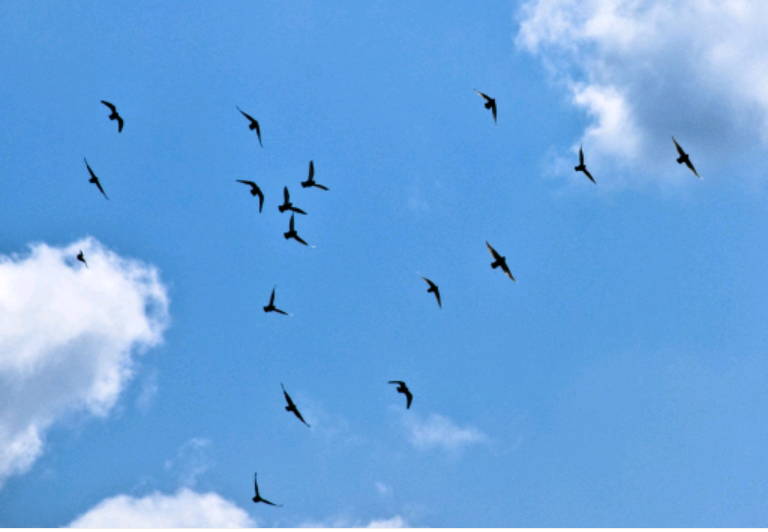
#> input picture Grayscale/Test_image.png, 768 x 532 px, found by its file name
$ python Bayes.py
#> lines starting #> are read from the running program, lines starting #| are printed output that depends on the picture
import os
import numpy as np
import cv2

def insert_data(coord_lst, img,flag,prior_term,likelihood_term):
    print("inside insert data")
    sky_count_tmp = 0
    cloud_count_tmp = 0
    bird_count_tmp = 0
    for i in range(0,len(coord_lst),2):
        xmin, ymin = int(coord_lst[i][0]), int(coord_lst[i][1])
        xmax, ymax = int(coord_lst[i+1][0]), int(coord_lst[i+1][1])
        buff = img[xmin:xmax,ymin:ymax]
        uniq,cls_count = np.unique(buff,return_counts=True)
        if flag== 'sky':
            likelihood_term[uniq,0] += list(cls_count)
            sky_count_tmp += int(buff.shape[0])*int(buff.shape[1])
        elif flag == 'cloud':
            likelihood_term[uniq,1] += list(cls_count)
            cloud_count_tmp += int(buff.shape[0]*buff.shape[1])
        elif flag == 'bird':
            likelihood_term[uniq,2] += list(cls_count)
            bird_count_tmp += int(buff.shape[0]*buff.shape[1])
    return likelihood_term,sky_count_tmp,cloud_count_tmp,bird_count_tmp


def get_prior_and_likelihood(curr_dir,flag,normalizing_term,prior_term,likelihood_term):
    param =list()
    coord_lst = []
    count = 0
    sky_count = 0
    cloud_count = 0
    bird_count = 0

    for filename in os.listdir(curr_dir):
        if filename == 'img1.png_grayscale.png':
            param.append(coord_lst)
            img = cv2.imread(curr_dir+"\\"+filename)
            img = cv2.cvtColor(img,cv2.COLOR_BGR2GRAY)
            img = cv2.resize(img,(img.shape[0],img.shape[0]))
            count+=int(img.shape[1]*img.shape[0])
            uniq,tmp_count=np.unique(img,return_counts=True)
            tmp_count = np.reshape(tmp_count,(tmp_count.shape[0],1))
            normalizing_term[uniq] = tmp_count

            cv2.imshow("image",img)
            cv2.setMouseCallback("image",click_event,param)
            cv2.waitKey()
            cv2.destroyAllWindows

            likelihood_term,sky_count, cloud_count, bird_count = insert_data(coord_lst,img,flag,prior_term,likelihood_term)
    return count,sky_count,cloud_count,bird_count,likelihood_term


def click_event(event, x, y, flags,param):
    if event == cv2.EVENT_LBUTTONDOWN:
        coord_dict = param[0]
        coord_dict.append([x,y])


'''
    * Prior: Probability that a pixel intensity appears throughout the image (255*1)
    * Likelihood: Probability that a pixel belongs to sky out of all the pixels (255*3)
    * Normalizing factor: total number of sky pixels/total number of pixels (3*1)
'''

def main():
    curr_dir = os.getcwd()+"\Grayscale"

    '''Initialise all the required variables'''
    count = 0
    sky_count = 0
    cloud_count = 0
    bird_count = 0
    normalizing_term = np.zeros(shape=(256,1))
    likelihood_term = np.zeros(shape=(256,3))
    prior_term = np.zeros(shape=(1,3))
    classes = ['sky','cloud','bird']
    print(np.amax(likelihood_term))

    #Get prior, likelihood and normalizing term
    for clas in classes:
        print("inside main loop")
        count,sky_count_tmp,cloud_count_tmp,bird_count_tmp,likelihood_term_tmp\
                = get_prior_and_likelihood(curr_dir,clas,normalizing_term,prior_term,likelihood_term)
        sky_count+=sky_count_tmp
        cloud_count+=cloud_count_tmp
        bird_count+=bird_count_tmp
        likelihood_term+=likelihood_term_tmp
    print(f"total count: {count}, sky count:{sky_count}, cloud count: {cloud_count}, bird count:{bird_count}\n")


    normalizing_term = normalizing_term / count
    likelihood_term[:,0] = likelihood_term[:,0] / sky_count
    likelihood_term[:,1] = likelihood_term[:,1] / cloud_count
    likelihood_term[:,2] = likelihood_term[:,2] / bird_count


    prior_term[:,0] = sky_count / count
    prior_term[:,1] = cloud_count / count
    prior_term[:,2] = bird_count / count


    '''
        calculate on test image
        Final probabilities
    '''
    test_img_path = os.getcwd()+"\Grayscale\Test_image.png"
    img_test = cv2.imread(test_img_path)
#> img_test is the input picture: shape (532, 768, 3); mean B, G, R 224.6, 164.9, 106
    img_test = cv2.cvtColor(img_test,cv2.COLOR_BGR2GRAY)
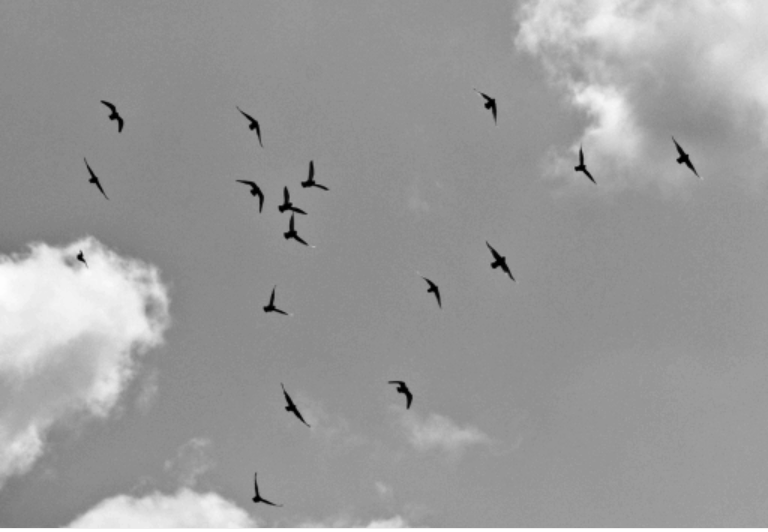
#> img_test: shape (532, 768); min 0, max 255, mean 154.1
    r,c = img_test.shape
#> r = 532; c = 768
    sky_prob = cloud_prob = bird_prob = np.zeros(shape=(r,c))

    '''Bayes function'''
    p_sky = np.vectorize(lambda val: (prior_term[0][0] * likelihood_term[val][0]) )
    p_cloud = np.vectorize(lambda val: (prior_term[0][1] * likelihood_term[val][1]))
    p_bird = np.vectorize(lambda val: (prior_term[0][2] * likelihood_term[val][2]))

    '''Calculate Bayesian probabilites'''
    sky_prob = p_sky(img_test)
#> sky_prob: shape (532, 768) float64; every value is NaN or infinite
    cloud_prob = p_cloud(img_test)
    bird_prob = p_bird(img_test)

    sky = ((sky_prob > cloud_prob) > bird_prob).astype(np.uint8)*1
#> sky: shape (532, 768); every value is 0
    cloud = ((cloud_prob > sky_prob) > bird_prob).astype(np.uint8)*50
    bird = ((bird_prob > cloud_prob) > sky_prob).astype(np.uint8)*200

    test_label = bird+sky+cloud
    test_label = test_label.astype(np.uint8)


    #cv2.imshow('test label',test_label)
    cv2.imshow('test label',cv2.applyColorMap(test_label,cv2.COLORMAP_HSV))
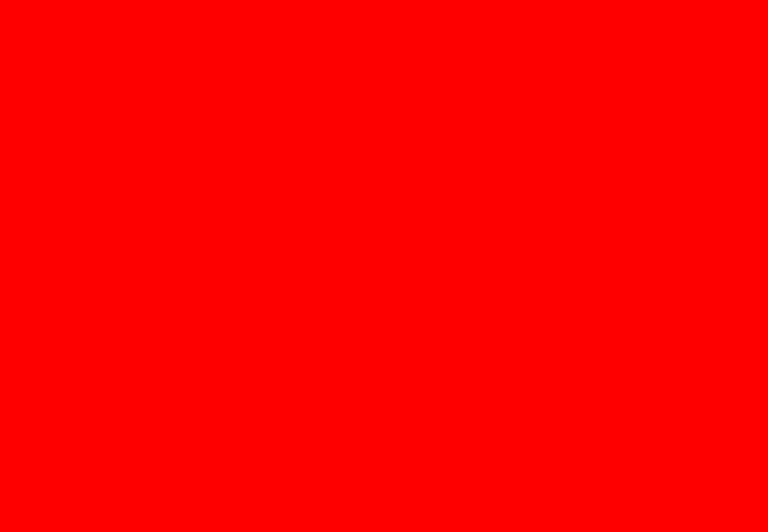
#> window 'test label': shape (532, 768, 3); mean B, G, R 0, 0, 255
    #cv2.setMouseCallback("image",click_event,test_img)
    cv2.waitKey(0)
    cv2.destroyAllWindows()
    cv2.imwrite('Image_test.png',test_label)

if __name__=='__main__':
    main()
